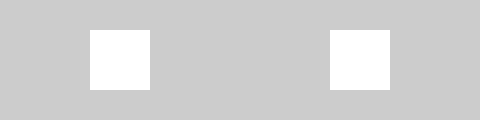
Frame 1 (no input)
Frame 60 (no input): identical to frame 1, image omitted
Frame 120 (the mouse pressed at the canvas centre since frame 60): identical to frame 1, image omitted

The p5.js sketch that drew this single still picture (run headless with seeded random() and noise() and a simulated clock; from frame 60 on, the mouse is pressed at the canvas centre):

// p5.js sketch
// ── sketch.js
function setup() {
  createCanvas(480, 120);
  background(204);
  noStroke();
}

function draw() {

  if(mouseIsPressed && mouseButton== LEFT && mouseX>90 && mouseX<150 && mouseY>30 && mouseY<100 ) {
    fill(255, 0, 0);
  } else {
    fill(255);
  }
rect(90, 30, 60, 60);

if(mouseIsPressed && mouseButton== RIGHT && mouseY>30 && mouseY<90 && mouseX>330 && mouseX<390) {
  fill(0, 255, 0);
} else {
  fill(255);
}
rect(330, 30, 60, 60);

}











// if(mouseY<40) {
//   fill(255, 0, 0);
// }else if (mouseY <80){
//   fill(0, 0, 255);
// } else {
//   fill (0, 255, 0);
// }
//
// ellipse(mouseX, mouseY, 10, 10);
// }




// if(mouseIsPressed && mouseButton== LEFT) {
//   fill(255, 0, 0);
// } else (mouseY<40){
//   fill(255);
// }
// rect(90, 30, 60, 60);
//
// if() {
//   fill(0, 255, 0);
// } else {
//   fill(255);
// }
// rect(330, 30, 60, 60);
// }
// }



//   if(mouseX>90 && mouseX<150)
//     fill(255,0,0);
//   } else {
//     fill(255);
//   }
// rect(90, 30, 60, 60);
//
//   if(mouseY>50 && mouseY<125){
//     fill(0,255,0);
//   } else {
//     fill(255);
//   }
//   rect(330, 30, 60, 60);
// }
